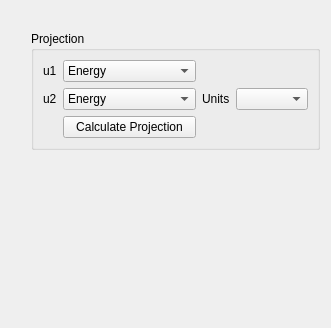
              <widget class="QWidget" name="PowderTab_3">
               <attribute name="title">
                <string>Powder</string>
               </attribute>
               <layout class="QGridLayout" name="gridLayout_2">
                <item row="1" column="1">
                 <widget class="QGroupBox" name="groupBox">
                  <property name="title">
                   <string>Projection</string>
                  </property>
                  <layout class="QVBoxLayout" name="verticalLayout_4">
                   <item>
                    <layout class="QGridLayout" name="gridLayout">
                     <property name="sizeConstraint">
                      <enum>QLayout::SetNoConstraint</enum>
                     </property>
                     <item row="0" column="0">
                      <widget class="QLabel" name="label_208">
                       <property name="text">
                        <string>u1</string>
                       </property>
                      </widget>
                     </item>
                     <item row="0" column="1">
                      <widget class="QComboBox" name="cmbPowderU1">
                       <item>
                        <property name="text">
                         <string>Energy</string>
                        </property>
                       </item>
                       <item>
                        <property name="text">
                         <string>|Q|</string>
                        </property>
                       </item>
                       <item>
                        <property name="text">
                         <string>2Theta</string>
                        </property>
                       </item>
                       <item>
                        <property name="text">
                         <string>Det Group Number</string>
                        </property>
                       </item>
                       <item>
                        <property name="text">
                         <string>Time Channel</string>
                        </property>
                       </item>
                      </widget>
                     </item>
                     <item row="1" column="0">
                      <widget class="QLabel" name="label_210">
                       <property name="text">
                        <string>u2</string>
                       </property>
                      </widget>
                     </item>
                     <item row="1" column="1">
                      <widget class="QComboBox" name="cmbPowderU2">
                       <item>
                        <property name="text">
                         <string>Energy</string>
                        </property>
                       </item>
                       <item>
                        <property name="text">
                         <string>|Q|</string>
                        </property>
                       </item>
                       <item>
                        <property name="text">
                         <string>2Theta</string>
                        </property>
                       </item>
                       <item>
                        <property name="text">
                         <string>Det Group Number</string>
                        </property>
                       </item>
                       <item>
                        <property name="text">
                         <string>Time Channel</string>
                        </property>
                       </item>
                      </widget>
                     </item>
                     <item row="1" column="2">
                      <widget class="QLabel" name="label">
                       <property name="text">
                        <string>Units</string>
                       </property>
                      </widget>
                     </item>
                     <item row="1" column="3">
                      <widget class="QComboBox" name="cmbPowderUnits"/>
                     </item>
                     <item row="2" column="1">
                      <widget class="QPushButton" name="btnPowderCalculateProjection">
                       <property name="text">
                        <string>Calculate Projection</string>
                       </property>
                      </widget>
                     </item>
                    </layout>
                   </item>
                  </layout>
                 </widget>
                </item>
                <item row="0" column="1">
                 <spacer name="verticalSpacer_4">
                  <property name="orientation">
                   <enum>Qt::Vertical</enum>
                  </property>
                  <property name="sizeType">
                   <enum>QSizePolicy::Minimum</enum>
                  </property>
                  <property name="sizeHint" stdset="0">
                   <size>
                    <width>20</width>
                    <height>20</height>
                   </size>
                  </property>
                 </spacer>
                </item>
                <item row="1" column="0">
                 <spacer name="horizontalSpacer_6">
                  <property name="orientation">
                   <enum>Qt::Horizontal</enum>
                  </property>
                  <property name="sizeType">
                   <enum>QSizePolicy::Minimum</enum>
                  </property>
                  <property name="sizeHint" stdset="0">
                   <size>
                    <width>20</width>
                    <height>20</height>
                   </size>
                  </property>
                 </spacer>
                </item>
                <item row="2" column="1">
                 <spacer name="verticalSpacer">
                  <property name="orientation">
                   <enum>Qt::Vertical</enum>
                  </property>
                  <property name="sizeHint" stdset="0">
                   <size>
                    <width>20</width>
                    <height>167</height>
                   </size>
                  </property>
                 </spacer>
                </item>
                <item row="1" column="2">
                 <spacer name="horizontalSpacer">
                  <property name="orientation">
                   <enum>Qt::Horizontal</enum>
                  </property>
                  <property name="sizeType">
                   <enum>QSizePolicy::Expanding</enum>
                  </property>
                  <property name="sizeHint" stdset="0">
                   <size>
                    <width>0</width>
                    <height>20</height>
                   </size>
                  </property>
                 </spacer>
                </item>
               </layout>
              </widget>
